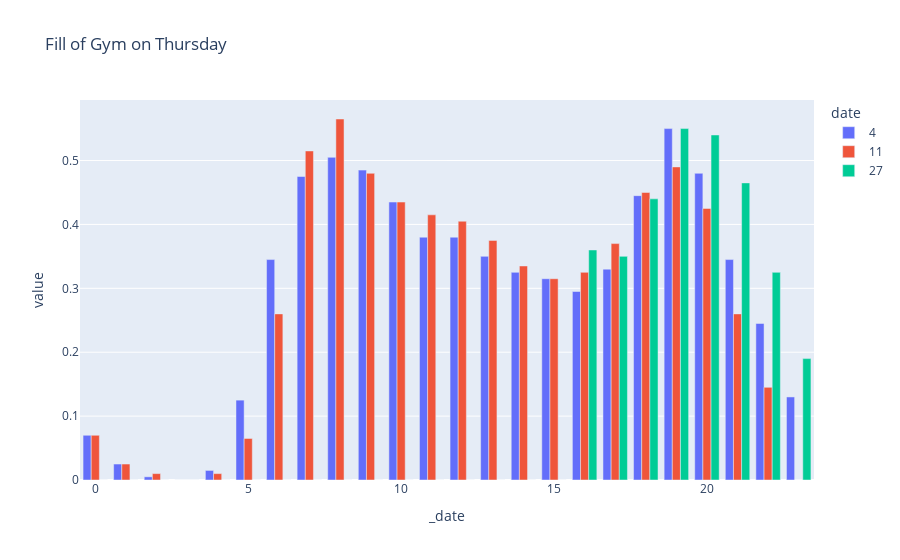

Here is the notebook cell this chart was saved with:
### Code cell
px.bar(todays, x=todays.index, y=todays.columns, title=f"Fill of Gym on {today_name}", barmode="group")

### Figure 1 — Plotly figure (JSON) as saved in the notebook; plotly's stock layout.template omitted (floating-point values rounded to 4 significant figures)
{"data": [{"alignmentgroup": "True", "hovertemplate": "date=4<br>_date=%{x}<br>value=%{y}<extra></extra>", "legendgroup": "4", "marker": {"color": "#636efa", "pattern": {"shape": ""}}, "name": "4", "offsetgroup": "4", "orientation": "v", "showlegend": true, "textposition": "auto", "type": "bar", "x": [0, 1, 2, 3, 4, 5, 6, 7, 8, 9, 10, 11, 12, 13, 14, 15, 16, 17, 18, 19, 20, 21, 22, 23], "xaxis": "x", "y": [0.07, 0.025, 0.005, 0, 0.015, 0.125, 0.345, 0.475, 0.505, 0.485, 0.435, 0.38, 0.38, 0.35, 0.325, 0.315, 0.295, 0.33, 0.445, 0.55, 0.48, 0.345, 0.245, 0.13], "yaxis": "y"}, {"alignmentgroup": "True", "hovertemplate": "date=11<br>_date=%{x}<br>value=%{y}<extra></extra>", "legendgroup": "11", "marker": {"color": "#EF553B", "pattern": {"shape": ""}}, "name": "11", "offsetgroup": "11", "orientation": "v", "showlegend": true, "textposition": "auto", "type": "bar", "x": [0, 1, 2, 3, 4, 5, 6, 7, 8, 9, 10, 11, 12, 13, 14, 15, 16, 17, 18, 19, 20, 21, 22, 23], "xaxis": "x", "y": [0.07, 0.025, 0.01, 0, 0.01, 0.065, 0.26, 0.515, 0.565, 0.48, 0.435, 0.415, 0.405, 0.375, 0.335, 0.315, 0.325, 0.37, 0.45, 0.49, 0.425, 0.26, 0.145, 0], "yaxis": "y"}, {"alignmentgroup": "True", "hovertemplate": "date=27<br>_date=%{x}<br>value=%{y}<extra></extra>", "legendgroup": "27", "marker": {"color": "#00cc96", "pattern": {"shape": ""}}, "name": "27", "offsetgroup": "27", "orientation": "v", "showlegend": true, "textposition": "auto", "type": "bar", "x": [0, 1, 2, 3, 4, 5, 6, 7, 8, 9, 10, 11, 12, 13, 14, 15, 16, 17, 18, 19, 20, 21, 22, 23], "xaxis": "x", "y": [0, 0, 0, 0, 0, 0, 0, 0, 0, 0, 0, 0, 0, 0, 0, 0, 0.36, 0.35, 0.44, 0.55, 0.54, 0.465, 0.325, 0.19], "yaxis": "y"}], "layout": {"barmode": "group", "legend": {"title": {"text": "date"}, "tracegroupgap": 0}, "title": {"text": "Fill of Gym on Thursday"}, "xaxis": {"anchor": "y", "domain": [0, 1], "title": {"text": "_date"}}, "yaxis": {"anchor": "x", "domain": [0, 1], "title": {"text": "value"}}}}
